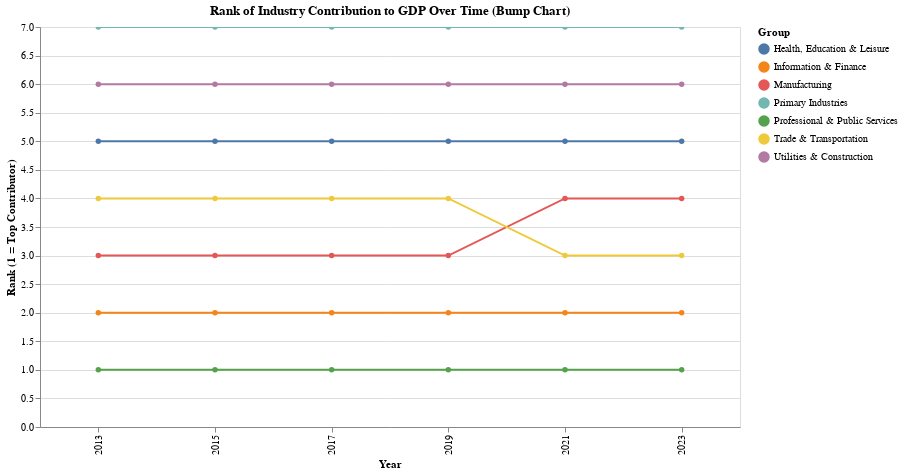

Notebook source saved alongside this figure:
### Code cell
import altair as alt
import pandas as pd

# Step 1: Compute total GDP per year
df_total = df_grouped_filtered.groupby("Year", as_index=False)["Value"].sum().rename(columns={"Value": "TotalGDP"})

# Step 2: Merge total and compute percent contribution
df_percent = df_grouped_filtered.merge(df_total, on="Year")
df_percent["Percent"] = (df_percent["Value"] / df_percent["TotalGDP"]) * 100

# Step 3: Compute rank per year
df_percent["Rank"] = df_percent.groupby("Year")["Percent"].rank(ascending=False, method="first")

# Step 4: Filter for selected years (optional)
years = [2013, 2015, 2017, 2019, 2021, 2023]
df_bump = df_percent[df_percent["Year"].isin(years)].copy()
df_bump["Year"] = df_bump["Year"].astype(str)

# Step 5: Optional - Keep only top N industries per year
top_n = 10
top_groups = df_bump[df_bump["Rank"] <= top_n]["Group"].unique()
df_bump = df_bump[df_bump["Group"].isin(top_groups)]

# Step 6: Plot bump chart
bump_chart = alt.Chart(df_bump).mark_line(point=True).encode(
    x=alt.X("Year:N", title="Year"),
    y=alt.Y("Rank:Q", title="Rank (1 = Top Contributor)", sort="ascending"),
    color=alt.Color("Group:N", legend=alt.Legend(title="Group")),
    detail="Group:N",
    tooltip=["Group", "Year", alt.Tooltip("Percent:Q", format=".2f"), alt.Tooltip("Rank:Q", format=".0f")]
).properties(
    width=700,
    height=400,
    title="Rank of Industry Contribution to GDP Over Time (Bump Chart)"
).interactive()

bump_chart

### Figure 1 — Vega-Lite specification as saved in the notebook (floating-point values rounded to 4 significant figures)
{"config": {"view": {"continuousWidth": 400, "continuousHeight": 300}}, "data": {"name": "data-63e55a6ac0b3f35514d0858eab6de736"}, "mark": {"type": "line", "point": true}, "encoding": {"color": {"field": "Group", "legend": {"title": "Group"}, "type": "nominal"}, "detail": {"field": "Group", "type": "nominal"}, "tooltip": [{"field": "Group", "type": "nominal"}, {"field": "Year", "type": "nominal"}, {"field": "Percent", "format": ".2f", "type": "quantitative"}, {"field": "Rank", "format": ".0f", "type": "quantitative"}], "x": {"field": "Year", "title": "Year", "type": "nominal"}, "y": {"field": "Rank", "sort": "ascending", "title": "Rank (1 = Top Contributor)", "type": "quantitative"}}, "height": 400, "selection": {"selector002": {"type": "interval", "bind": "scales", "encodings": ["x", "y"]}}, "title": "Rank of Industry Contribution to GDP Over Time (Bump Chart)", "width": 700, "$schema": "https://vega.github.io/schema/vega-lite/v4.17.0.json", "datasets": {"data-63e55a6ac0b3f35514d0858eab6de736": [{"Group": "Health, Education & Leisure", "Year": "2013", "Value": 4040187, "Color": "Other", "TotalGDP": 31391945, "Percent": 12.87, "Rank": 5.0}, {"Group": "Information & Finance", "Year": "2013", "Value": 6820015, "Color": "Other", "TotalGDP": 31391945, "Percent": 21.73, "Rank": 2.0}, {"Group": "Manufacturing", "Year": "2013", "Value": 5927762, "Color": "Manufacturing", "TotalGDP": 31391945, "Percent": 18.88, "Rank": 3.0}, {"Group": "Primary Industries", "Year": "2013", "Value": 1142697, "Color": "Other", "TotalGDP": 31391945, "Percent": 3.64, "Rank": 7.0}, {"Group": "Professional & Public Services", "Year": "2013", "Value": 7525619, "Color": "Other", "TotalGDP": 31391945, "Percent": 23.97, "Rank": 1.0}, {"Group": "Trade & Transportation", "Year": "2013", "Value": 4292512, "Color": "Other", "TotalGDP": 31391945, "Percent": 13.67, "Rank": 4.0}, {"Group": "Utilities & Construction", "Year": "2013", "Value": 1643153, "Color": "Other", "TotalGDP": 31391945, "Percent": 5.234, "Rank": 6.0}, {"Group": "Health, Education & Leisure", "Year": "2015", "Value": 4474414, "Color": "Other", "TotalGDP": 33234539, "Percent": 13.46, "Rank": 5.0}, {"Group": "Information & Finance", "Year": "2015", "Value": 7534141, "Color": "Other", "TotalGDP": 33234539, "Percent": 22.67, "Rank": 2.0}, {"Group": "Manufacturing", "Year": "2015", "Value": 5659952, "Color": "Manufacturing", "TotalGDP": 33234539, "Percent": 17.03, "Rank": 3.0}, {"Group": "Primary Industries", "Year": "2015", "Value": 939346, "Color": "Other", "TotalGDP": 33234539, "Percent": 2.826, "Rank": 7.0}, {"Group": "Professional & Public Services", "Year": "2015", "Value": 8014536, "Color": "Other", "TotalGDP": 33234539, "Percent": 24.12, "Rank": 1.0}, {"Group": "Trade & Transportation", "Year": "2015", "Value": 4724362, "Color": "Other", "TotalGDP": 33234539, "Percent": 14.22, "Rank": 4.0}, {"Group": "Utilities & Construction", "Year": "2015", "Value": 1887788, "Color": "Other", "TotalGDP": 33234539, "Percent": 5.68, "Rank": 6.0}, {"Group": "Health, Education & Leisure", "Year": "2017", "Value": 4906153, "Color": "Other", "TotalGDP": 35497775, "Percent": 13.82, "Rank": 5.0}, {"Group": "Information & Finance", "Year": "2017", "Value": 8218427, "Color": "Other", "TotalGDP": 35497775, "Percent": 23.15, "Rank": 2.0}, {"Group": "Manufacturing", "Year": "2017", "Value": 5676599, "Color": "Manufacturing", "TotalGDP": 35497775, "Percent": 15.99, "Rank": 3.0}, {"Group": "Primary Industries", "Year": "2017", "Value": 911686, "Color": "Other", "TotalGDP": 35497775, "Percent": 2.568, "Rank": 7.0}, {"Group": "Professional & Public Services", "Year": "2017", "Value": 8605091, "Color": "Other", "TotalGDP": 35497775, "Percent": 24.24, "Rank": 1.0}, {"Group": "Trade & Transportation", "Year": "2017", "Value": 5127734, "Color": "Other", "TotalGDP": 35497775, "Percent": 14.45, "Rank": 4.0}, {"Group": "Utilities & Construction", "Year": "2017", "Value": 2052085, "Color": "Other", "TotalGDP": 35497775, "Percent": 5.781, "Rank": 6.0}, {"Group": "Health, Education & Leisure", "Year": "2019", "Value": 5374715, "Color": "Other", "TotalGDP": 38801246, "Percent": 13.85, "Rank": 5.0}, {"Group": "Information & Finance", "Year": "2019", "Value": 9026824, "Color": "Other", "TotalGDP": 38801246, "Percent": 23.26, "Rank": 2.0}, {"Group": "Manufacturing", "Year": "2019", "Value": 5941395, "Color": "Manufacturing", "TotalGDP": 38801246, "Percent": 15.31, "Rank": 3.0}, {"Group": "Primary Industries", "Year": "2019", "Value": 996781, "Color": "Other", "TotalGDP": 38801246, "Percent": 2.569, "Rank": 7.0}, {"Group": "Professional & Public Services", "Year": "2019", "Value": 9592708, "Color": "Other", "TotalGDP": 38801246, "Percent": 24.72, "Rank": 1.0}, {"Group": "Trade & Transportation", "Year": "2019", "Value": 5618690, "Color": "Other", "TotalGDP": 38801246, "Percent": 14.48, "Rank": 4.0}, {"Group": "Utilities & Construction", "Year": "2019", "Value": 2250133, "Color": "Other", "TotalGDP": 38801246, "Percent": 5.799, "Rank": 6.0}, {"Group": "Health, Education & Leisure", "Year": "2021", "Value": 5645120, "Color": "Other", "TotalGDP": 43112154, "Percent": 13.09, "Rank": 5.0}, {"Group": "Information & Finance", "Year": "2021", "Value": 10284469, "Color": "Other", "TotalGDP": 43112154, "Percent": 23.86, "Rank": 2.0}, {"Group": "Manufacturing", "Year": "2021", "Value": 6288230, "Color": "Manufacturing", "TotalGDP": 43112154, "Percent": 14.59, "Rank": 4.0}, {"Group": "Primary Industries", "Year": "2021", "Value": 1142362, "Color": "Other", "TotalGDP": 43112154, "Percent": 2.65, "Rank": 7.0}, {"Group": "Professional & Public Services", "Year": "2021", "Value": 10675385, "Color": "Other", "TotalGDP": 43112154, "Percent": 24.76, "Rank": 1.0}, {"Group": "Trade & Transportation", "Year": "2021", "Value": 6492225, "Color": "Other", "TotalGDP": 43112154, "Percent": 15.06, "Rank": 3.0}, {"Group": "Utilities & Construction", "Year": "2021", "Value": 2584363, "Color": "Other", "TotalGDP": 43112154, "Percent": 5.995, "Rank": 6.0}, {"Group": "Health, Education & Leisure", "Year": "2023", "Value": 6965947, "Color": "Other", "TotalGDP": 49806735, "Percent": 13.99, "Rank": 5.0}, {"Group": "Information & Finance", "Year": "2023", "Value": 11854241, "Color": "Other", "TotalGDP": 49806735, "Percent": 23.8, "Rank": 2.0}, {"Group": "Manufacturing", "Year": "2023", "Value": 7210947, "Color": "Manufacturing", "TotalGDP": 49806735, "Percent": 14.48, "Rank": 4.0}, {"Group": "Primary Industries", "Year": "2023", "Value": 1341147, "Color": "Other", "TotalGDP": 49806735, "Percent": 2.693, "Rank": 7.0}, {"Group": "Professional & Public Services", "Year": "2023", "Value": 12094062, "Color": "Other", "TotalGDP": 49806735, "Percent": 24.28, "Rank": 1.0}, {"Group": "Trade & Transportation", "Year": "2023", "Value": 7364212, "Color": "Other", "TotalGDP": 49806735, "Percent": 14.79, "Rank": 3.0}, {"Group": "Utilities & Construction", "Year": "2023", "Value": 2976179, "Color": "Other", "TotalGDP": 49806735, "Percent": 5.975, "Rank": 6.0}]}}
